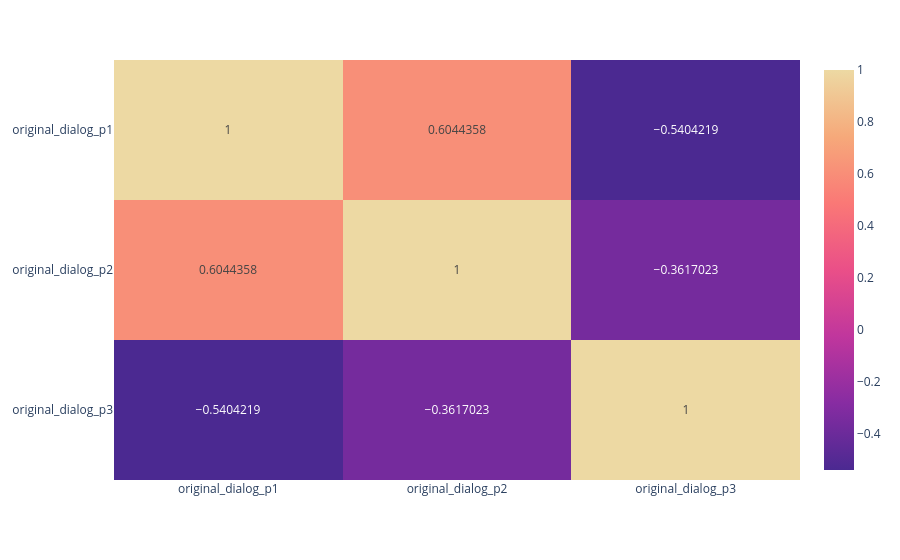

The notebook cell this image was saved under:
### Code cell
fig_corr

### Figure 1 — Plotly figure (JSON) as saved in the notebook; plotly's stock layout.template omitted (floating-point values rounded to 4 significant figures)
{"data": [{"coloraxis": "coloraxis", "hovertemplate": "x: %{x}<br>y: %{y}<br>color: %{z}<extra></extra>", "name": "0", "texttemplate": "%{z}", "type": "heatmap", "x": ["original_dialog_p1", "original_dialog_p2", "original_dialog_p3"], "xaxis": "x", "y": ["original_dialog_p1", "original_dialog_p2", "original_dialog_p3"], "yaxis": "y", "z": [[1.0, 0.6044, -0.5404], [0.6044, 1.0, -0.3617], [-0.5404, -0.3617, 1.0]]}], "layout": {"coloraxis": {"colorscale": [[0, "rgb(75, 41, 145)"], [0.1667, "rgb(135, 44, 162)"], [0.3333, "rgb(192, 54, 157)"], [0.5, "rgb(234, 79, 136)"], [0.6667, "rgb(250, 120, 118)"], [0.8333, "rgb(246, 169, 122)"], [1, "rgb(237, 217, 163)"]]}, "margin": {"t": 60}, "xaxis": {"anchor": "y", "domain": [0, 1]}, "yaxis": {"anchor": "x", "autorange": "reversed", "domain": [0, 1]}}}
